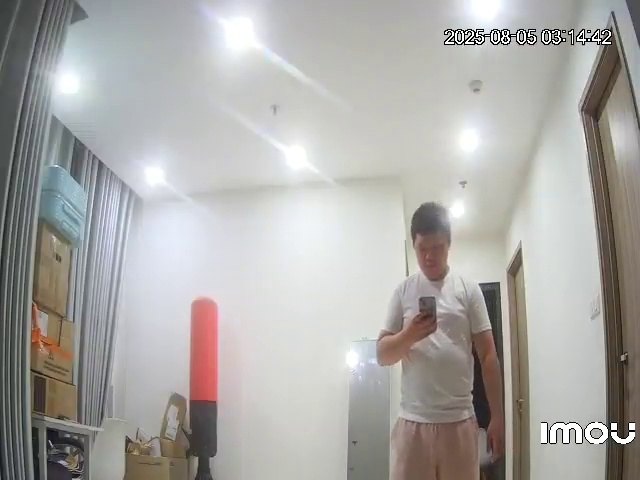
#> input picture examples/examples/data/saved_frames/alerts/alert_2025-08-05_03-14-44-152_seizure_warning_conf_0.430.jpg, 640 x 480 px
$ python -i frame_processor.py   (imports and definitions only)
#> lines starting #> are read from the running program, lines starting #| are printed output that depends on the picture
#> further down, picture is the input picture: shape (480, 640, 3); mean B, G, R 167.1, 170.1, 171.7
import cv2
import numpy as np
from typing import Tuple

class FrameProcessor:
    def __init__(self, target_size: Tuple[int, int] = (640, 480)):
        self.target_size = target_size

    def preprocess(self, frame: np.ndarray) -> np.ndarray:
        frame = self._resize_frame(frame)
        frame = self._reduce_noise(frame)
        frame = self._normalize_lighting(frame)
        return frame

    def _resize_frame(self, frame: np.ndarray) -> np.ndarray:
        return cv2.resize(frame, self.target_size)

    def _reduce_noise(self, frame: np.ndarray) -> np.ndarray:
        return cv2.GaussianBlur(frame, (3, 3), 0)

    def _normalize_lighting(self, frame: np.ndarray) -> np.ndarray:
        lab = cv2.cvtColor(frame, cv2.COLOR_BGR2LAB)
#> lab: shape (480, 640, 3); mean of channels 0, 1, 2 176.6, 128.2, 129.9
        l, a, b = cv2.split(lab)
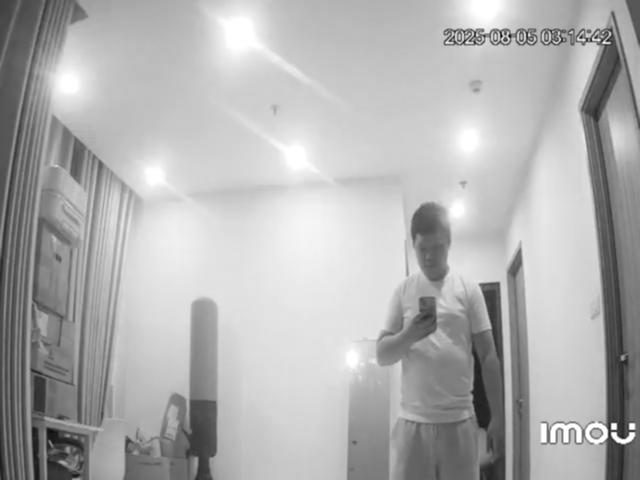
#> l: shape (480, 640); min 14, max 255, mean 176.6
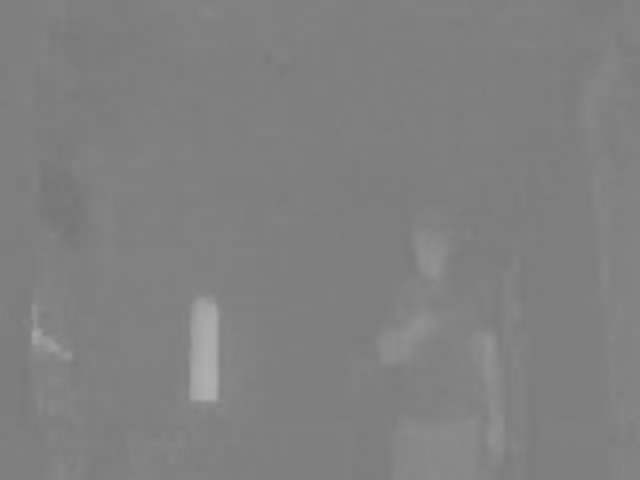
#> a: shape (480, 640); min 117, max 176, mean 128.2
        l = cv2.createCLAHE(clipLimit=2.0, tileGridSize=(8, 8)).apply(l)
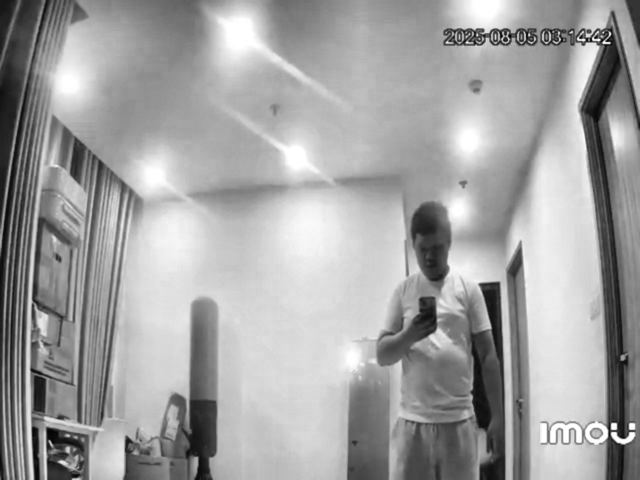
#> l: shape (480, 640); min 4, max 255, mean 161.8
        enhanced = cv2.merge([l, a, b])
#> enhanced: shape (480, 640, 3); mean of channels 0, 1, 2 161.8, 128.2, 129.9
        return cv2.cvtColor(enhanced, cv2.COLOR_LAB2BGR)
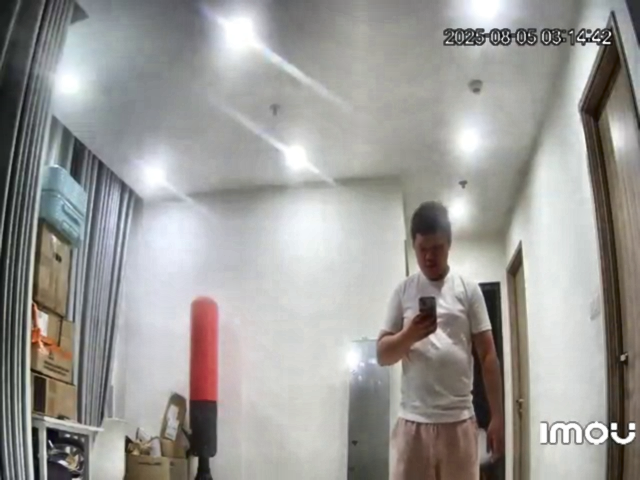
#> returned value: shape (480, 640, 3); mean B, G, R 152.5, 155.4, 156.8

    def extract_keyframe(self, frames: list, threshold: float = 0.3) -> np.ndarray:
        if len(frames) < 2:
            return frames[0] if frames else np.zeros((480, 640, 3), dtype=np.uint8)

        max_diff = 0
        keyframe = frames[0]

        for i in range(1, len(frames)):
            diff = self._calculate_frame_difference(frames[i-1], frames[i])
            if diff > max_diff:
                max_diff = diff
                keyframe = frames[i]

        return keyframe if max_diff > threshold else frames[0]

    def _calculate_frame_difference(self, frame1: np.ndarray, frame2: np.ndarray) -> float:
        gray1 = cv2.cvtColor(frame1, cv2.COLOR_BGR2GRAY)
        gray2 = cv2.cvtColor(frame2, cv2.COLOR_BGR2GRAY)
        diff = cv2.absdiff(gray1, gray2)
        return float(diff.mean()) / 255.0

>>> import cv2
>>> picture = cv2.imread('../../../examples/examples/data/saved_frames/alerts/alert_2025-08-05_03-14-44-152_seizure_warning_conf_0.430.jpg')
>>> result = FrameProcessor().preprocess(picture)
